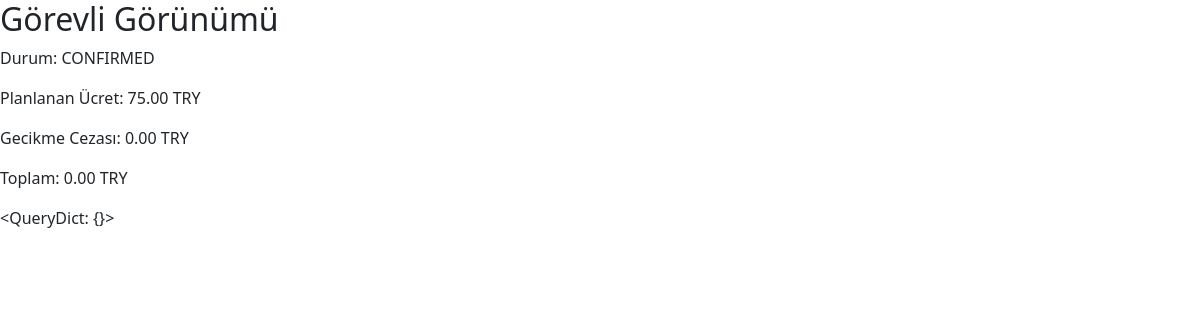
Page /staff/booking/9/ (signed in) on the earlier database version.
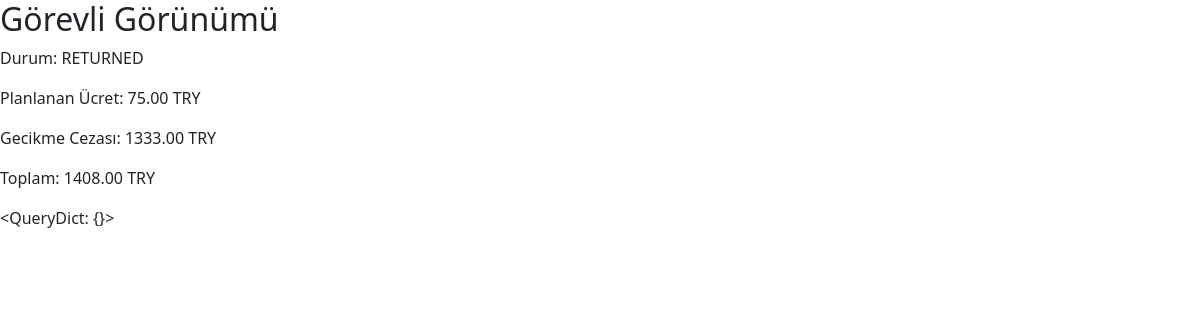
Same page on the later database version.
### apps/core/models.py (models this page shows, shortened)
class Booking(models.Model):
    class Status(models.TextChoices):
        PENDING = "PENDING", "Pending"
        CONFIRMED = "CONFIRMED", "Confirmed"
        ACTIVE = "ACTIVE", "Active"
        RETURNED = "RETURNED", "Returned"
        CANCELED = "CANCELED", "Canceled"
    user = models.ForeignKey(settings.AUTH_USER_MODEL, on_delete=models.PROTECT, related_name="bookings")
    station = models.ForeignKey(Station, on_delete=models.PROTECT, related_name="bookings")
    bike = models.ForeignKey(Bike, on_delete=models.PROTECT, related_name="bookings", null=True, blank=True)
    pricing = models.ForeignKey(PricingPlan, on_delete=models.PROTECT)
    start_at = models.DateTimeField()
    end_at = models.DateTimeField()
    actual_return_at_user = models.DateTimeField(null=True, blank=True)
    actual_return_at = models.DateTimeField(null=True, blank=True)
    status = models.CharField(max_length=20, choices=Status.choices, default=Status.PENDING)
    planned_price = models.DecimalField(max_digits=10, decimal_places=2, default=0)
    penalty_amount = models.DecimalField(max_digits=10, decimal_places=2, default=0)
    total_price = models.DecimalField(max_digits=10, decimal_places=2, default=0)
    created_at = models.DateTimeField(auto_now_add=True)

class PricingPlan(models.Model):
    name = models.CharField(max_length=80, default="Default")
    currency = models.CharField(max_length=8, default="TRY")
    base_rate_per_min = models.DecimalField(max_digits=8, decimal_places=2)       # planlanan süre
    overtime_rate_per_min = models.DecimalField(max_digits=8, decimal_places=2)   # gecikme

### apps/core/views.py (the view)
# urls.py: path("staff/booking/<int:booking_id>/", views.staff_booking_view, name="staff_booking_view"),
@user_passes_test(is_staff)
def staff_booking_view(request, booking_id):
    booking = get_object_or_404(Booking, id=booking_id)
    return render(request, "core/staff_booking_view.html", {"booking": booking})

### apps/core/views.py (called while the page is built)
def is_staff(user):
    return user.is_staff

### apps/core/templates/core/staff_booking_view.html (shortened to what this page needs)
<h2>Görevli Görünümü</h2>
<p>Durum: {{ booking.status }}</p>
<p>Planlanan Ücret: {{ booking.planned_price }} {{ booking.pricing.currency }}</p>
<p>Gecikme Cezası: {{ booking.penalty_amount }} {{ booking.pricing.currency }}</p>
<p>Toplam: {{ booking.total_price }} {{ booking.pricing.currency }}</p>
<p>{{ request.GET }}</p>
<div aria-live="polite" aria-atomic="true"
     class="position-fixed top-0 end-0 p-3"
     style="z-index: 1060;">
</div>
<link href="https://cdn.jsdelivr.net/npm/bootstrap@5.3.3/dist/css/bootstrap.min.css" rel="stylesheet">

Differences in the rows shown:
changed Booking "TRY": status "CONFIRMED" → "RETURNED"; penalty_amount "0.00" → "1333.00"; total_price "0.00" → "1408.00"
